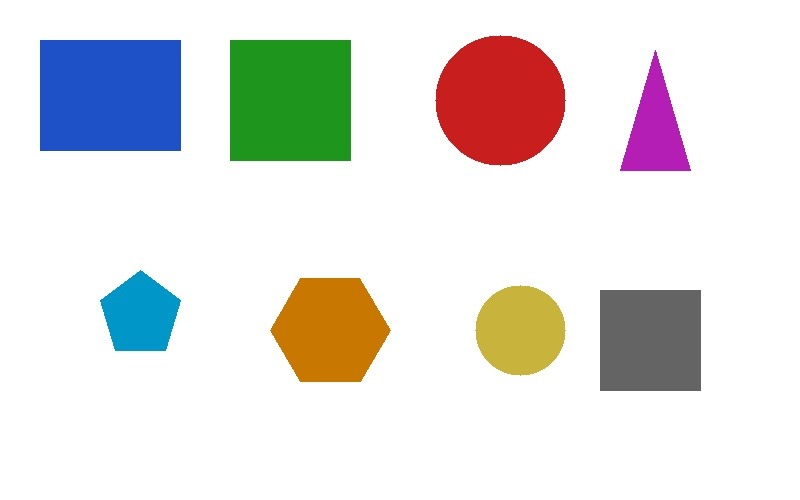
#> input picture Day19/coding_practice/images/sample_shapes.jpg, 800 x 500 px
$ python 01_contours_basics.py
#> lines starting #> are read from the running program, lines starting #| are printed output that depends on the picture; after the words box and inside, x2 and y2 are one past the last pixel; in counts of white or black regions, pixels touching at a corner belong together
### Day19/coding_practice/utils.py
"""
Helper functions shared by all Day 19 practice scripts.
We don't have the real shape dataset here yet (those photos go in
shape_detection_system/input_images/), so like Day17/Day18 we generate one
fake sample image with a handful of shapes on it - enough to practice
contour and shape detection on before touching real photos.
"""
import os
import cv2
import numpy as np

# folder this file lives in, so images/outputs always save HERE
# no matter which folder you were in when you ran "python 01_contours_basics.py"
BASE_DIR = os.path.dirname(os.path.abspath(__file__))
IMAGES_DIR = os.path.join(BASE_DIR, "images")
OUTPUTS_DIR = os.path.join(BASE_DIR, "outputs")

CANVAS_W, CANVAS_H = 800, 500  # size of our fake sample shapes image


def _ensure_folders():
    os.makedirs(IMAGES_DIR, exist_ok=True)
    os.makedirs(OUTPUTS_DIR, exist_ok=True)


# [27 lines left out: function create_sample_shapes, not called in this run]


VALID_EXT = (".jpg", ".jpeg", ".png", ".bmp")


def get_sample_image():
    # uses whatever real photo you've dropped into images/ - only falls
    # back to generating the fake sample shapes image if that folder is empty
    _ensure_folders()
    existing = sorted(f for f in os.listdir(IMAGES_DIR) if f.lower().endswith(VALID_EXT))
    if existing:
        return cv2.imread(os.path.join(IMAGES_DIR, existing[0]))
#> returned value is the input picture: shape (500, 800, 3); mean B, G, R 222.4, 224.8, 226.1

    path = os.path.join(IMAGES_DIR, "sample_shapes.jpg")
    cv2.imwrite(path, create_sample_shapes())
    return cv2.imread(path)


def save_and_show(name, img):
    # saves the result into outputs/ AND shows it in a popup window
    _ensure_folders()
    path = os.path.join(OUTPUTS_DIR, name)
    cv2.imwrite(path, img)
    print(f"Saved: {path}")
    cv2.imshow(name, img)
    cv2.waitKey(0)
    cv2.destroyAllWindows()


def build_collage(images, labels, label_height=30):
    # lays images side by side with a text label above each one, so
    # comparisons are easy to see in a single saved file
    normalized = []
    for img in images:
        if img.ndim == 2:  # grayscale/binary -> BGR so everything can sit in one collage
            img = cv2.cvtColor(img, cv2.COLOR_GRAY2BGR)
        normalized.append(img)

    height = max(img.shape[0] for img in normalized)
    panels = []
    for img, label in zip(normalized, labels):
        h, w = img.shape[:2]
        if h != height:  # pad shorter images so all panels line up
            pad = np.full((height - h, w, 3), 255, dtype=np.uint8)
            img = np.vstack([img, pad])

        bar = np.full((label_height, w, 3), 30, dtype=np.uint8)
        cv2.putText(bar, label, (8, label_height - 9), cv2.FONT_HERSHEY_SIMPLEX, 0.5, (255, 255, 255), 1)
        panels.append(np.vstack([bar, img]))

        divider = np.full((height + label_height, 4, 3), 200, dtype=np.uint8)
        panels.append(divider)

    return np.hstack(panels[:-1])  # drop trailing divider

### Day19/coding_practice/01_contours_basics.py
"""
CONTOURS - the basics. A contour is just a curve joining all the continuous
points along a boundary that share the same color/intensity - in practice,
the outline of a blob of white pixels in a binary (black/white) image.

FINDING contours needs a binary image first, so the pipeline is:
  grayscale -> threshold (turn it black/white) -> cv2.findContours

cv2.findContours returns a LIST of contours, where each contour is just an
array of (x, y) points tracing that shape's outline. cv2.drawContours then
draws any of them back onto an image - here we draw ALL of them at once by
passing -1 as the contour index.
"""
import cv2
from utils import get_sample_image, save_and_show, build_collage

img = get_sample_image()
gray = cv2.cvtColor(img, cv2.COLOR_BGR2GRAY)
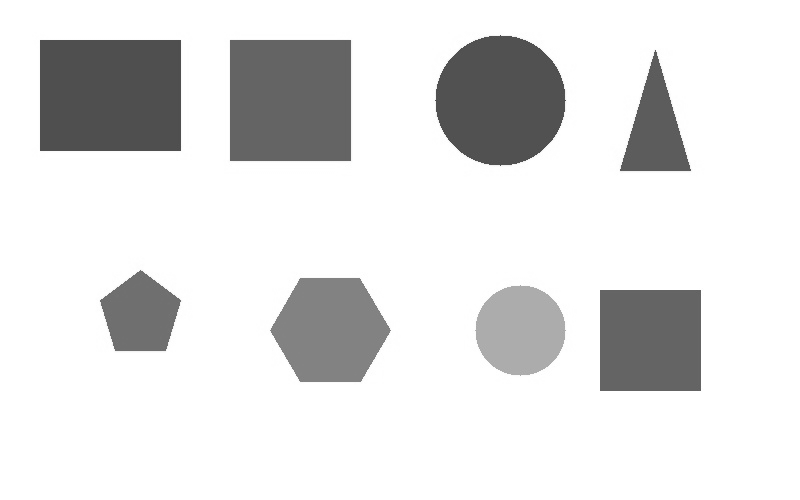
#> gray: shape (500, 800); min 74, max 255, mean 224.9

# threshold: turn the image into pure black/white so findContours has clean
# blobs to trace. THRESH_BINARY_INV so shapes (usually darker than a light
# background) become the WHITE foreground that findContours looks for.
_, thresh = cv2.threshold(gray, 0, 255, cv2.THRESH_BINARY_INV + cv2.THRESH_OTSU)
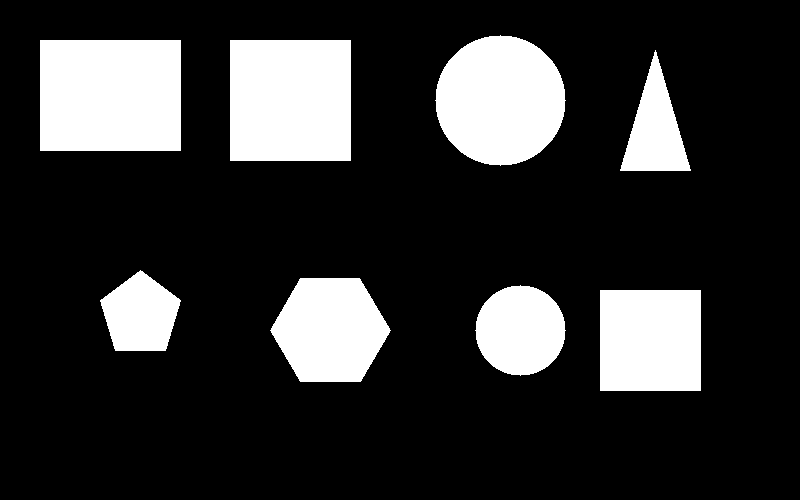
#> thresh: shape (500, 800); 19.6% white; 8 white regions

# RETR_EXTERNAL = only outer boundaries (ignore holes inside shapes)
# CHAIN_APPROX_SIMPLE = compress straight-line segments down to their endpoints
#                        (a rectangle's outline becomes 4 points, not hundreds)
contours, _ = cv2.findContours(thresh, cv2.RETR_EXTERNAL, cv2.CHAIN_APPROX_SIMPLE)
#> contours = 8 contours; box (x1, y1, x2, y2) and area: (40, 40, 181, 151) 15400, (230, 40, 351, 161) 14400, (435, 35, 566, 166) 13090, (600, 290, 701, 391) 10000, (270, 278, 391, 382) 9244, (475, 285, 566, 376) 6234, (100, 270, 181, 351) 4455, (620, 50, 691, 171) 4200
print(f"Found {len(contours)} contour(s)")
#| Found 8 contour(s)

all_contours = img.copy()
cv2.drawContours(all_contours, contours, -1, (0, 255, 0), 2)  # -1 = draw every contour
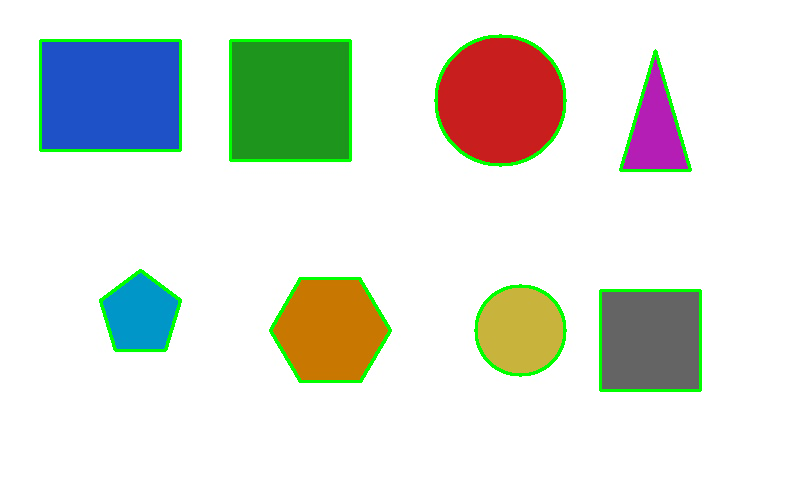
#> all_contours: shape (500, 800, 3); 2.41% of pixels changed, all inside (x1, y1, x2, y2) = (39, 34, 702, 392)

save_and_show("01_threshold.jpg", thresh)
save_and_show("01_all_contours.jpg", all_contours)
save_and_show(
    "01_compare.jpg",
    build_collage([img, thresh, all_contours], ["original", "threshold", "contours drawn"]),
)
#> the loop in build_collage, `for img in images:` made 3 passes
#> after the loop in build_collage, `for img in images:`: normalized = 3 items
#> in build_collage, `height = max(img.shape[0] for img in normalized)`: height = 500
#> the loop in build_collage, `for img, label in zip(normalized, labels):` made 3 passes
#> after the loop in build_collage, `for img, label in zip(normalized, labels):`:
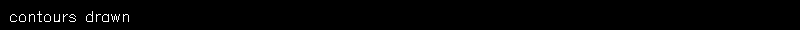
#> bar: shape (30, 800, 3); values 30 (black) and 255 (white), 1.1% white in thin lines or dots, all inside (x1, y1, x2, y2) = (10, 11, 129, 22)
#> after the loop in build_collage, `for img, label in zip(normalized, labels):`: panels = 6 items
#> in build_collage, `return np.hstack(panels[:-1])`:
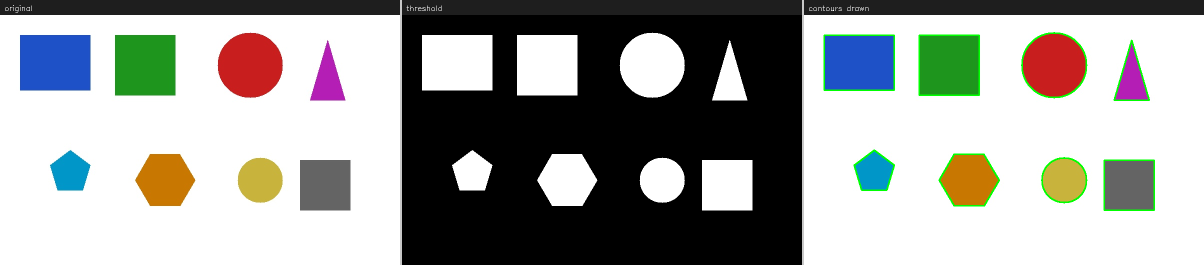
#> returned value: shape (530, 2408, 3) (shown at 1/2 size); mean of channels 0, 1, 2 156.4, 159.8, 158.7; drawn as B, G, R
